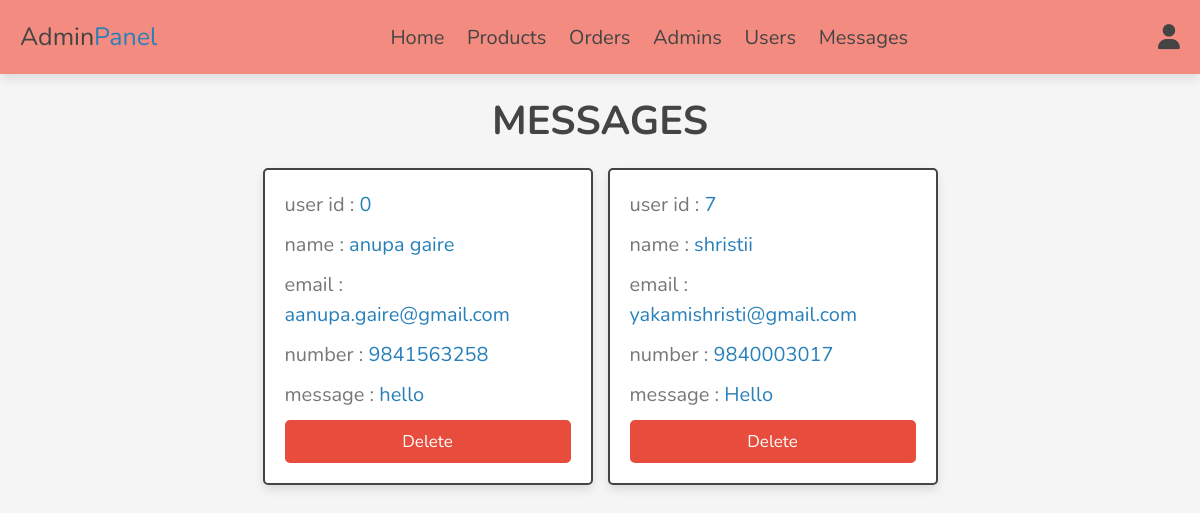
The page /admin/messages.php (signed in) on the database its author committed.
### tables this page shows
CREATE TABLE `messages` (
  `id` int(100) NOT NULL,
  `user_id` int(100) NOT NULL,
  `name` varchar(100) NOT NULL,
  `email` varchar(100) NOT NULL,
  `number` varchar(12) NOT NULL,
  `message` varchar(500) NOT NULL
);

### admin/messages.php (the view, shortened to what this page needs)
<?php
include '../components/connect.php';
?>
<!DOCTYPE html>
<html lang="en">
<head>
   <link rel="stylesheet" href="https://cdnjs.cloudflare.com/ajax/libs/font-awesome/6.1.1/css/all.min.css">
   <link rel="stylesheet" href="../css/admin_style.css">
</head>
<body>
<?php include '../components/admin_header.php'; ?>
<section class="contacts">
<h1 class="heading">messages</h1>
<div class="box-container">
   <?php
      $select_messages = $conn->prepare("SELECT * FROM `messages`");
      $select_messages->execute();
      if($select_messages->rowCount() > 0){
         while($fetch_message = $select_messages->fetch(PDO::FETCH_ASSOC)){
   ?>
   <div class="box">
   <p> user id : <span><?= $fetch_message['user_id']; ?></span></p>
   <p> name : <span><?= $fetch_message['name']; ?></span></p>
   <p> email : <span><?= $fetch_message['email']; ?></span></p>
   <p> number : <span><?= $fetch_message['number']; ?></span></p>
   <p> message : <span><?= $fetch_message['message']; ?></span></p>
   <a href="messages.php??delete=<?= $fetch_message['id']; ?>" onclick="return confirm('delete this message?');" class="delete-btn">delete</a>
   </div>
   <?php
         }
      }else{
         echo '<p class="empty">you have no messages</p>';
      }
   ?>
</div>
</section>
</body>
</html>

### css/admin_style.css (style rules this page uses)
:root { --main-color:#2980b9; --orange:#f39c12; --red:#e74c3c; --black:#444; --white:#fff; --light-color:#777; --light-bg:#f5f5f5; --border:.2rem solid var(--black); --box-shadow:0 .5rem 1rem rgba(0,0,0,.1); }
* { font-family: 'Nunito', sans-serif; margin:0; padding:0; box-sizing: border-box; outline: none; border:none; text-decoration: none; }
html { font-size: 62.5%; overflow-x: hidden; }
body { background-color:whitesmoke; }
section { padding:2rem; max-width: 1200px; margin:0 auto; }
.heading { font-size: 4rem; color:var(--black); margin-bottom: 2rem; text-align: center; text-transform: uppercase; }
.btn, .delete-btn, .option-btn { display: block; width: 100%; margin-top: 1rem; border-radius: .5rem; padding:1rem 3rem; font-size: 1.7rem; text-transform: capitalize; color:var(--white); cursor: pointer; text-align: center; }
.delete-btn { background-color: var(--red); }
.contacts .box-container { display: grid; grid-template-columns: repeat(auto-fit, 33rem); gap:1.5rem; align-items: flex-start; justify-content: center; }
.contacts .box-container .box { padding:2rem; padding-top: 1rem; border-radius: .5rem; border:var(--border); background-color: var(--white); box-shadow: var(--box-shadow); }
.contacts .box-container .box p { line-height: 1.5; font-size: 2rem; color:var(--light-color); margin:1rem 0; }
.contacts .box-container .box p span { color:var(--main-color); }

### rows shown on the page
messages: user "0", name "anupa gaire", email "aanupa.gaire@gmail.com", number "9841563258", message "hello"
messages: user "7", name "shristii", email "yakamishristi@gmail.com", number "9840003017", message "Hello"
